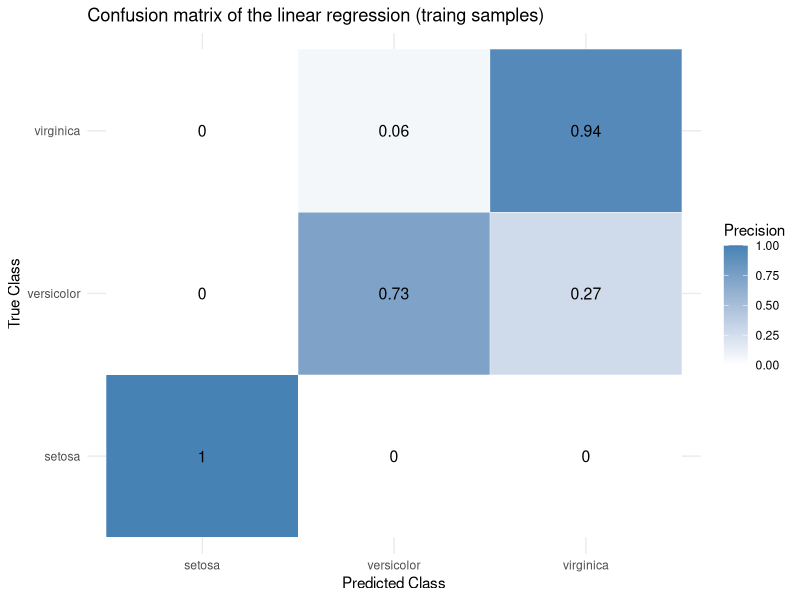
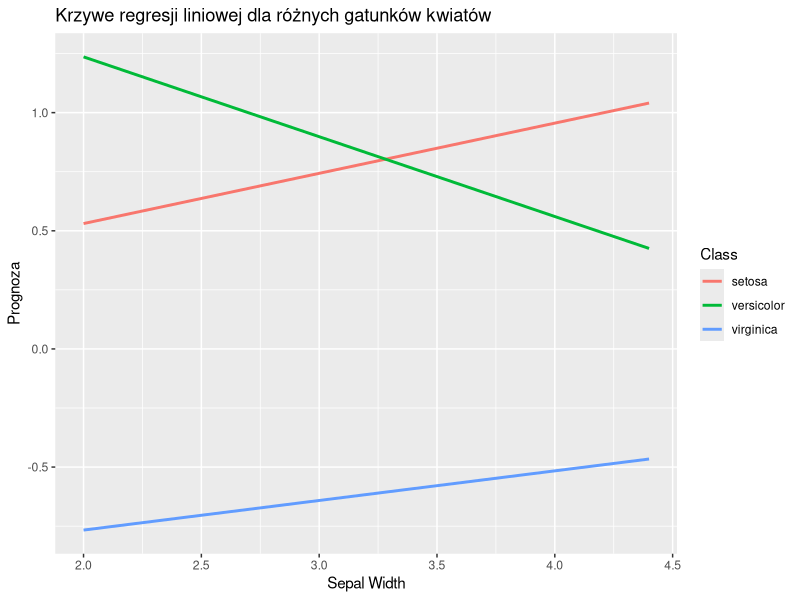
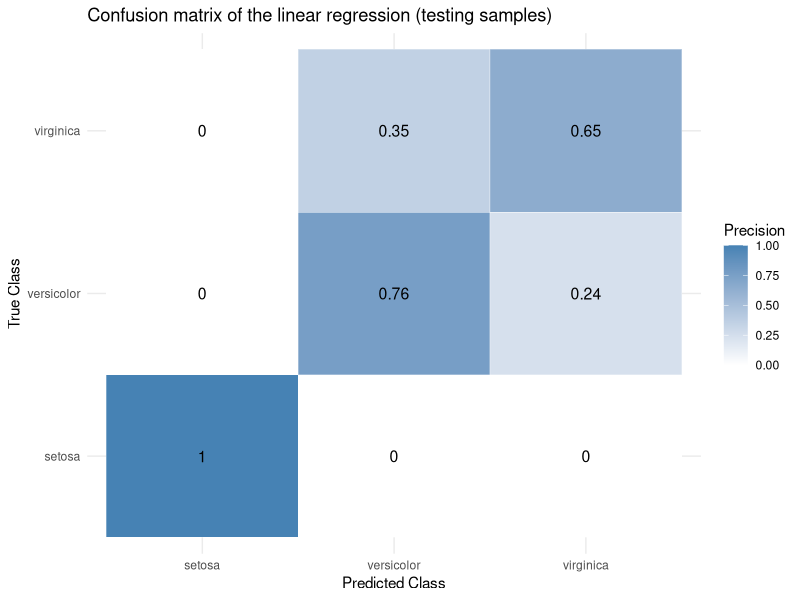

The R script that drew these images, in order:
## ---- chunk 1
knitr::opts_chunk$set(echo = FALSE, cache = FALSE)
knitr::opts_chunk$set(warning = FALSE, message = FALSE, include = FALSE) 
knitr::opts_chunk$set(fig.pos = "H", out.extra = '', fig.align = "center",
                      fig.height = 4, fig.width =6)
knitr::opts_chunk$set(dev.args = list(encoding = "CP1250.ENC"))

## ---- chunk 2
# Import necessary librarries
library("datasets")
library("caret")
library("reshape2")
## ---- chunk 3
iris_df <- iris
## ---- chunk 4
split_ratio <- 0.7

train_indices <- sample(seq_len(nrow(iris_df)), size = split_ratio * nrow(iris_df))

train_data <- iris_df[train_indices, ]
test_data  <- iris_df[-train_indices, ]
## ---- chunk 5
# Extract class labels
classes <- unique(iris_df$Species)

predictors <- c("Sepal.Length","Sepal.Width", "Petal.Length", "Petal.Width")

# Function to fit one-vs-rest linear regression model for a given class
model_fitter <- function(train_data, cls) {
  binary_response <- ifelse(train_data$Species == cls, 1, 0)
  lm(binary_response ~ Sepal.Length + Sepal.Width + Petal.Length + Petal.Width,
     data = train_data)
}

# Train a model for each class
models <- lapply(classes, function(cls) model_fitter(train_data, cls))

# Function to predict class with the highest predicted value
predict_multiclass <- function(data, models) {
  preds <- sapply(models, function(model) predict(model, newdata = data))
  preds <- as.matrix(preds)
  colnames(preds) <- classes
  
  max_indices <- apply(preds, 1, which.max)
  predicted_classes <- factor(classes[max_indices], levels = classes)
  
  return(predicted_classes)
}

## ---- chunk 6
# Predict ondata
predicted.classes <- predict_multiclass(iris_df, models)

iris_df$Predicted.Species <- predicted.classes
## ---- chunk 7
# Find the true labels
G <- iris_df[train_indices, "Species"]

# Find the predicted labels
G.hat <- predicted.classes[train_indices]

# Create a confussion matrix
conf.matrix <- confusionMatrix(data = G.hat, reference = G)$table

# Normalize the matrix by columns and melt the matrix
conf.matrix <- melt(prop.table(conf.matrix, margin = 2))

# Rename the columns of the matrix
colnames(conf.matrix) <- c("Predicted.label", "True.label", "Precision")


# Plot the confussion matrix as heatmap
ggplot(conf.matrix, aes(x = Predicted.label, y = True.label, fill = Precision)) +
  geom_tile(color = "white") +
  geom_text(aes(label = round(Precision, 2)), size = 4) +
  scale_fill_gradient(low = "white", high = "steelblue") +
  labs(title = "Confusion matrix of the linear regression (traing samples)",
       x = "Predicted Class", y = "True Class", fill = "Precision") +
  theme_minimal()
## ---- chunk 8
library(ggplot2)
library(rlang)
library(dplyr)

create_linreg_data <- function(class, predictor = "Sepal.Length"){
  class_idx <- which(classes == class)
  model_do_wykresu <- models[[class_idx]] # Pobiera model dla danej klasy
  wspolczynniki <- coef(model_do_wykresu)  # Pobiera współczynniki modelu
  
  przewidywane_wartosci <- wspolczynniki[1]  + wspolczynniki[predictor] * train_data[[predictor]] # Oblicza przewidywane wartości
  wartosci_regresji <- data.frame("X" = train_data[[predictor]], # Tworzy ramkę danych
                                   "Y" = przewidywane_wartosci,
                                   "Class" = class)
  colnames(wartosci_regresji) = c(predictor, "Y", "Class") # Ustawia nazwy kolumn
  return(wartosci_regresji)
}
## ---- chunk 9
predictor <- "Sepal.Width" # Wybiera predyktor

dfs <- lapply(classes, function(x) {create_linreg_data(x, predictor)}) # Tworzy listę ramek danych
combined_df <- bind_rows(dfs) # Łączy ramki danych

# Tworzy wykres liniowy
p1 <- ggplot(combined_df, aes(x = !!sym(predictor), y = Y, color = Class)) +
  geom_line(size = 1) +
  labs(title = "Krzywe regresji liniowej dla różnych gatunków kwiatów",
       x = gsub("\\.", " ", predictor), # Etykieta osi X
       y = "Prognoza", # Etykieta osi Y
       color = "Class") # Etykieta legendy 
print(p1)
## ---- chunk 10
# Find the true labels
G <- iris_df[-train_indices, "Species"]

# Find the predicted labels
G.hat <- predicted.classes[-train_indices]

# Create a confussion matrix
conf.matrix <- confusionMatrix(data = G.hat, reference = G)$table

# Normalize the matrix by columns and melt the matrix
conf.matrix <- melt(prop.table(conf.matrix, margin = 2))

# Rename the columns of the matrix
colnames(conf.matrix) <- c("Predicted.label", "True.label", "Precision")


# Plot the confussion matrix as heatmap
ggplot(conf.matrix, aes(x = Predicted.label, y = True.label, fill = Precision)) +
  geom_tile(color = "white") +
  geom_text(aes(label = round(Precision, 2)), size = 4) +
  scale_fill_gradient(low = "white", high = "steelblue") +
  labs(title = "Confusion matrix of the linear regression (testing samples)",
       x = "Predicted Class", y = "True Class", fill = "Precision") +
  theme_minimal()
